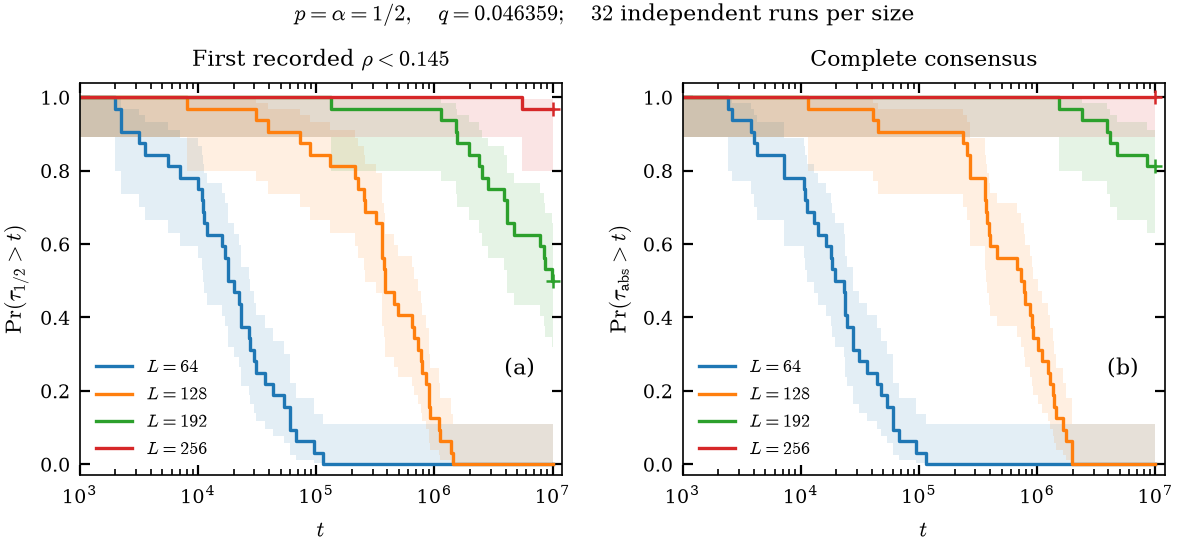

Recreate this plot in Python.
"""CPU fixed-cohort survival; plots only wholly completed manifest groups."""
import csv,os
from collections import defaultdict
import numpy as np
import matplotlib.pyplot as plt
from common import ROOT,PAGE,label,save
path=os.path.join(ROOT,'campaign/v2/results/cpu_lifetimes')
with open(os.path.join(path,'summary_complete.csv')) as f:
    summary=[r for r in csv.DictReader(f) if abs(float(r['q'])-.046359)<1e-10]
if len(summary)!=4:raise SystemExit('Await all four fixed32-seed cohorts at q=.046359; no partial replacementfigure.')
with open(os.path.join(path,'survival_complete.csv')) as f:
    curves=list(csv.DictReader(f))
fig,axes=plt.subplots(1,2,figsize=(PAGE,2.55),gridspec_kw={'wspace':.25})
for ax,endpoint in zip(axes,['half','absorption']):
    for L,color in [(64,'C0'),(128,'C1'),(192,'C2'),(256,'C3')]:
        rows=sorted([r for r in curves if int(r['Lx'])==L and abs(float(r['q'])-.046359)<1e-10 and r['endpoint']==endpoint],key=lambda r:float(r['time']))
        t=np.array([max(1.,float(r['time'])) for r in rows]);s=np.array([float(r['survival']) for r in rows])
        lo=np.array([float(r['low']) for r in rows]);hi=np.array([float(r['high']) for r in rows])
        # The KM table starts at t=0 with certain survival. With no early event,
        # display the exact all-survivor bound throughout the first plotted
        # interval; otherwise an all-censored cohort would show no visible band.
        if len(t)>1 and t[1]>1000:
            t[0]=1000
            lo[0]=.025**(1/int(rows[0]['at_risk']))
        # A cohort whose last event precedes the plannedhorizon has knownzero survival afterward.
        if t[-1]<1e7 and s[-1]==0:
            t=np.r_[t,1e7];s=np.r_[s,0];lo=np.r_[lo,0];hi=np.r_[hi,hi[-1]]
        ax.step(t,s,where='post',color=color,lw=1.2,label=f'$L={L}$')
        ax.fill_between(t,lo,hi,step='post',color=color,alpha=.12,lw=0)
        for r in rows:
            if int(r['censored']):ax.plot(float(r['time']),float(r['survival']),'+',color=color,ms=5,mew=.9)
    ax.set(xscale='log',xlim=(1000,1.2e7),ylim=(-.03,1.04),xlabel='$t$')
    ax.set_ylabel(r'$\Pr(\tau_{1/2}>t)$' if endpoint=='half' else r'$\Pr(\tau_{\rm abs}>t)$')
    ax.legend(loc='lower left',fontsize=6.5)
axes[0].set_title(r'First recorded $\rho<0.145$');axes[1].set_title('Complete consensus')
label(axes[0],'(a)',x=.88,y=.30);label(axes[1],'(b)',x=.88,y=.30)
fig.text(.5,.99,r'$p=\alpha=1/2,\quad q=0.046359;\quad32$ independent runs per size',ha='center',va='bottom',fontsize=8)
save(fig,'fig_lifetimes_v2')
